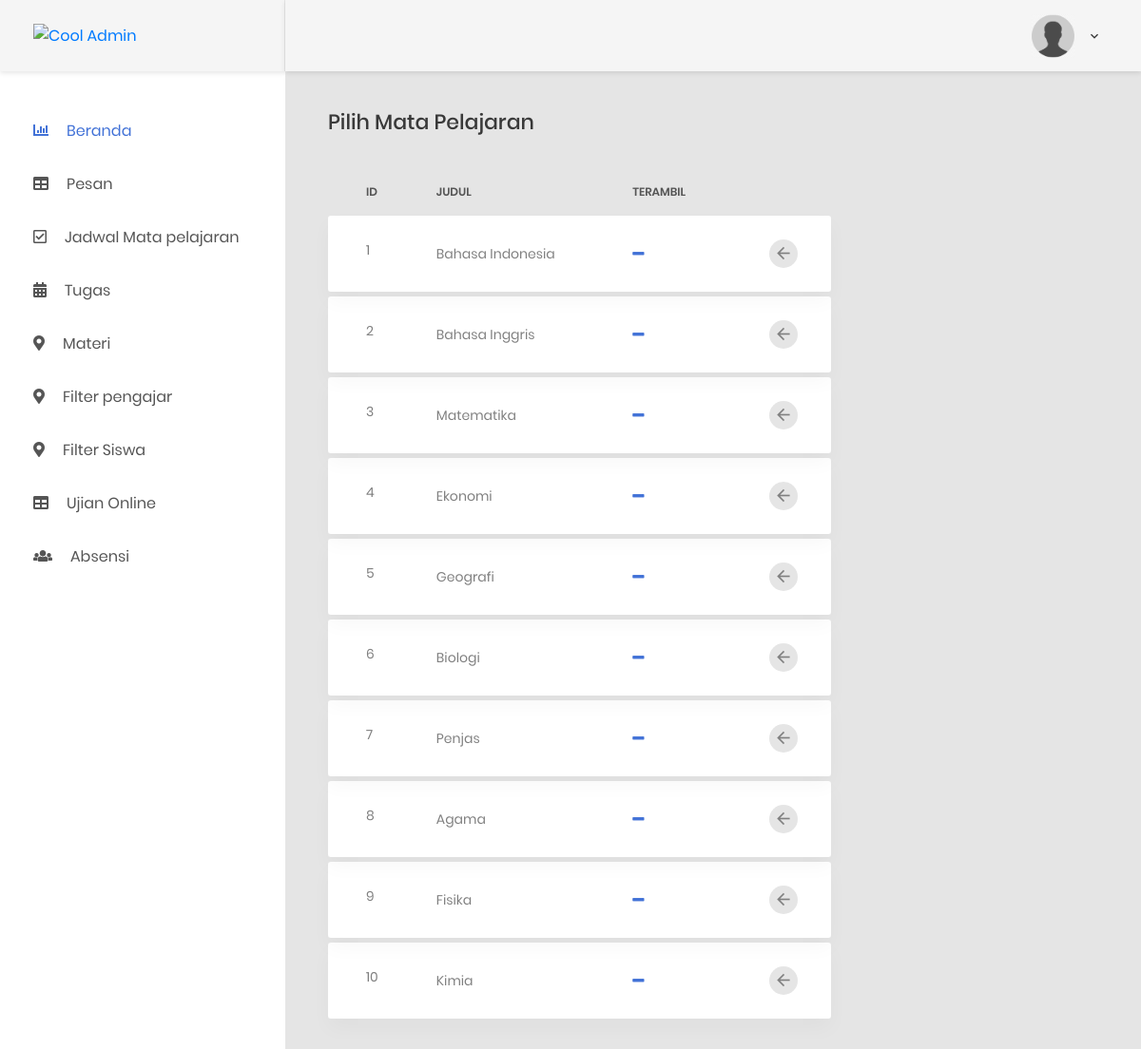
The app's page /index.php/pengajar/ambilMapel with its own data.
### tables this page shows
CREATE TABLE `el_mapel` (
  `id` int(11) NOT NULL,
  `nama` varchar(255) NOT NULL,
  `info` text DEFAULT NULL,
  `aktif` tinyint(1) NOT NULL DEFAULT 1 COMMENT '1 = ya, 0 = tidak'
);

### application/controllers/Pengajar.php (called while the page is built, shortened)
<?php
    class pengajar extends CI_Controller {
        public function ambilMapel()
        {
            $data['mapel'] = $this->pengajar_model->GetAllMapel()->result();
            $data['pengajar'] = $this->pengajar_model->getPengajar($this->session->userdata('id'))->result();
            $this->load->view('part/header');
            $this->load->view('part/sidebarpengajar');
            $this->load->view('pengajar/ambilmatapelajaran',$data);
            $this->load->view('part/footer');
        }
}
?>

### index.php (called while the page is built, shortened)
<?php
require_once BASEPATH.'core/CodeIgniter.php';

### application/models/Pengajar_model.php (called while the page is built, shortened)
<?php
class pengajar_model extends CI_Model {
    public function getPengajar($id)
    {
        $this->db->where('id', $id);
        return $this->db->get('el_pengajar');
    }
    public function GetAllMapel()
    {
        return $this->db->get('el_mapel');
    }
}

### application/views/pengajar/ambilmatapelajaran.php (the view)
    <div class="main-content">
        <div class="section__content section__content--p30">
            <div class="container-fluid">
            <div class="row">
                    <div class="col-md-8">
                        <h3 class="title-5 m-b-35">Pilih Mata Pelajaran</h3>
                        <div class="table-responsive table-responsive-data2">
                            <table class="table table-data2">
                                <thead>
                                    <tr>
                                        <th>id</th>
                                        <th>Judul</th>
                                        <th>Terambil</th>
                                        <th></th>
                                    </tr>
                                </thead>
                                <tbody>
                                    <?php foreach ($mapel as $i) { ?>
                                        <tr class="tr-shadow">
                                            <td><?= $i->id ?></td>
                                            <td>
                                                <?= $i->nama ?>
                                            </td>
                                            <td class="desc"><?php
                                                if($i->id == $pengajar[0]->id_mapel){?>
                                                    <i class="fa fa-check"></i>
                                                <?php }else{ ?>
                                                    <i class="fa fa-minus"></i>
                                                <?php } ?>
                                            </td>
                                            <td>
                                                <div class="table-data-feature">
                                                    <a href="<?= base_url('Pengajar/pickMapel/').$i->id?>" class="item" data-toggle="tooltip" data-placement="top" title="Edit">
                                                        <i class="zmdi zmdi-arrow-left"></i>
                                                    </a>
                                                </div>
                                            </td>
                                        </tr>
                                        <tr class="spacer"></tr>
                                    <?php }?>
                                </tbody>
                            </table>
                        </div>
                    </div>
                </div>
            </div>
        </div>
    </div>
</div>

### records on screen
el_mapel: id "1", nama "Bahasa Indonesia"
el_mapel: id "2", nama "Bahasa Inggris"
el_mapel: id "3", nama "Matematika"
el_mapel: id "4", nama "Ekonomi"
el_mapel: id "5", nama "Geografi"
el_mapel: id "6", nama "Biologi"
el_mapel: id "7", nama "Penjas"
el_mapel: id "8", nama "Agama"
el_mapel: id "9", nama "Fisika"
el_mapel: id "10", nama "Kimia"
